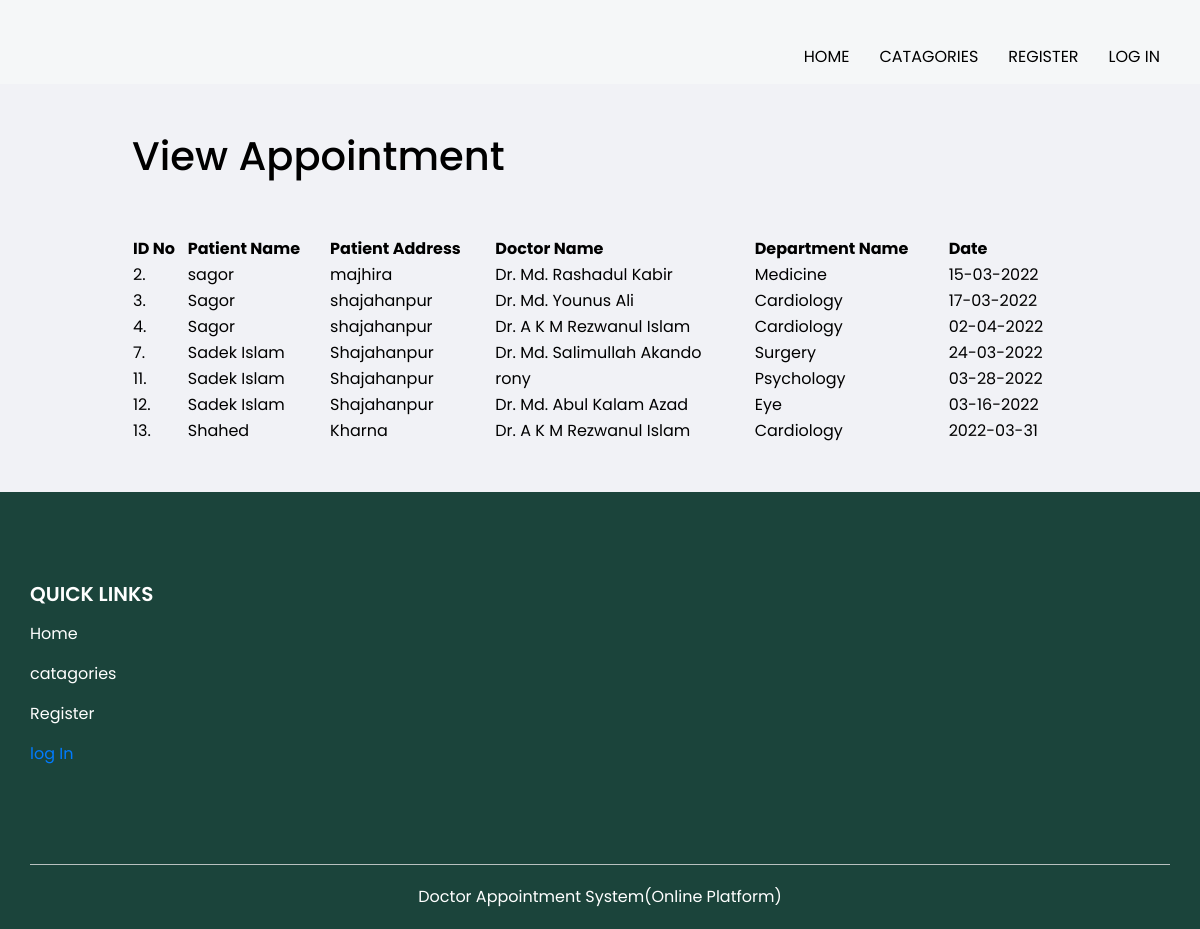
/appointment_view.php, run on the app's committed database.
### tables this page shows
CREATE TABLE `patient_appointment` (
  `appointment_id` int(11) NOT NULL,
  `patient_name` varchar(100) NOT NULL,
  `patient_address` varchar(255) NOT NULL,
  `phone_no` varchar(20) NOT NULL,
  `gender` varchar(20) NOT NULL,
  `symptom` varchar(100) NOT NULL,
  `doctor_id` int(11) NOT NULL,
  `doctor_name` varchar(100) NOT NULL,
  `depart_name` varchar(100) NOT NULL,
  `date` varchar(50) NOT NULL
);

### appointment_view.php (the view, shortened to what this page needs)
<?php include('includes/header.php'); ?>
<div class="manage">
    <div class = "wrapper">
        <h1>View Appointment</h1>
        <br>
        <br>
        <table class="tbl-full">
            <tr>
                <th>ID No</th>
                <th>Patient Name</th>
                <th>Patient Address</th>
                <th>Doctor Name</th>
                <th>Department Name</th>
                <th>Date</th>
            </tr>
            <?php
                    $sql = "SELECT * FROM patient_appointment";
                    $res = mysqli_query($con, $sql);
                    $count = mysqli_num_rows($res);
                    if($count>0)
                    {
                        while($row=mysqli_fetch_assoc($res))
                        {
                            $appointment_id = $row['appointment_id'];
                            $patient_name = $row['patient_name'];
                            $patient_address = $row['patient_address'];
                            $doctor_name = $row['doctor_name'];
                            $depart_name = $row['depart_name'];
                            $date = $row['date'];
                            ?>
                            <tr>
                                <td><?php echo  $appointment_id; ?>. </td>
                                <td><?php echo $patient_name; ?></td>
                                <td><?php echo $patient_address; ?></td>
                                <td><?php echo $doctor_name; ?></td>
                                <td><?php echo $depart_name; ?></td>
                                <td><?php echo $date; ?></td>
                            </tr>
                            <?php
                        }
                    }
                    else
                    {
                        ?>
                        <tr>
                            <td colspan="6"><div class="error">No Appointment Added.</div></td>
                        </tr>
                        <?php
                    }
                ?>
        </table>
    </div>
</div>
<?php include('includes/footer.php'); ?>

### css/style.css (style rules this page uses)
body { font-family: "Poppins", sans-serif; color: #000000; background-color: #ffffff; }

### appointment_view.php (style rules this page uses)
.wrapper { padding: 1%; width: 80%; margin: 0 auto; }
.tbl-full { width: 100%; }
.manage { background-color: #f1f2f6; padding: 3% 0; }

### data on the page
patient_appointment: appointment_id "2", patient_name "sagor", patient_address "majhira", doctor_name "Dr. Md. Rashadul Kabir", depart_name "Medicine", date "15-03-2022"
patient_appointment: appointment_id "3", patient_name "Sagor", patient_address "shajahanpur", doctor_name "Dr. Md. Younus Ali", depart_name "Cardiology", date "17-03-2022"
patient_appointment: appointment_id "4", patient_name "Sagor", patient_address "shajahanpur", doctor_name "Dr. A K M Rezwanul Islam", depart_name "Cardiology", date "02-04-2022"
patient_appointment: appointment_id "7", patient_name "Sadek Islam", patient_address "Shajahanpur", doctor_name "Dr. Md. Salimullah Akando", depart_name "Surgery", date "24-03-2022"
patient_appointment: appointment_id "11", patient_name "Sadek Islam", patient_address "Shajahanpur", doctor_name "rony", depart_name "Psychology", date "03-28-2022"
patient_appointment: appointment_id "12", patient_name "Sadek Islam", patient_address "Shajahanpur", doctor_name "Dr. Md. Abul Kalam Azad", depart_name "Eye", date "03-16-2022"
patient_appointment: appointment_id "13", patient_name "Shahed", patient_address "Kharna", doctor_name "Dr. A K M Rezwanul Islam", depart_name "Cardiology", date "2022-03-31"
